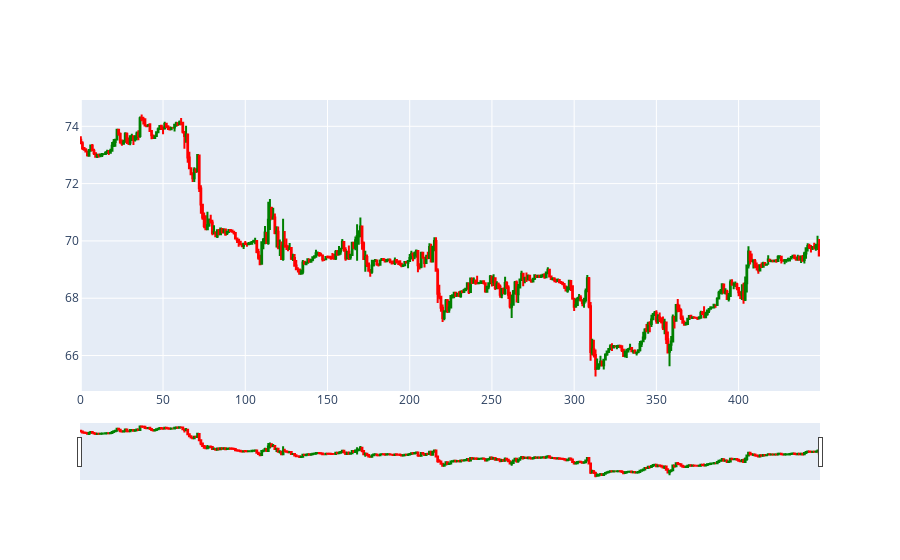

Notebook code cell kept with this figure:
### Code cell
dfpl = df[s:e]
import plotly.graph_objects as go
from datetime import datetime

fig = go.Figure(data=[go.Candlestick(x=dfpl.index,
                open=dfpl['open'],
                high=dfpl['high'],
                low=dfpl['low'],
                close=dfpl['close'],
                increasing_line_color='green',
                decreasing_line_color='red'
                )])

fig.show()

### Figure 1 — Plotly figure (JSON) as saved in the notebook; plotly's stock layout.template omitted (floating-point values rounded to 4 significant figures; data arrays with more than 128 entries replaced by an {"elided": "..."} marker saying what was removed)
{"data": [{"close": {"elided": "450 float values"}, "decreasing": {"line": {"color": "red"}}, "high": {"elided": "450 float values"}, "increasing": {"line": {"color": "green"}}, "low": {"elided": "450 float values"}, "open": {"elided": "450 float values"}, "type": "candlestick", "x": {"elided": "450 int values"}}], "layout": {}}
